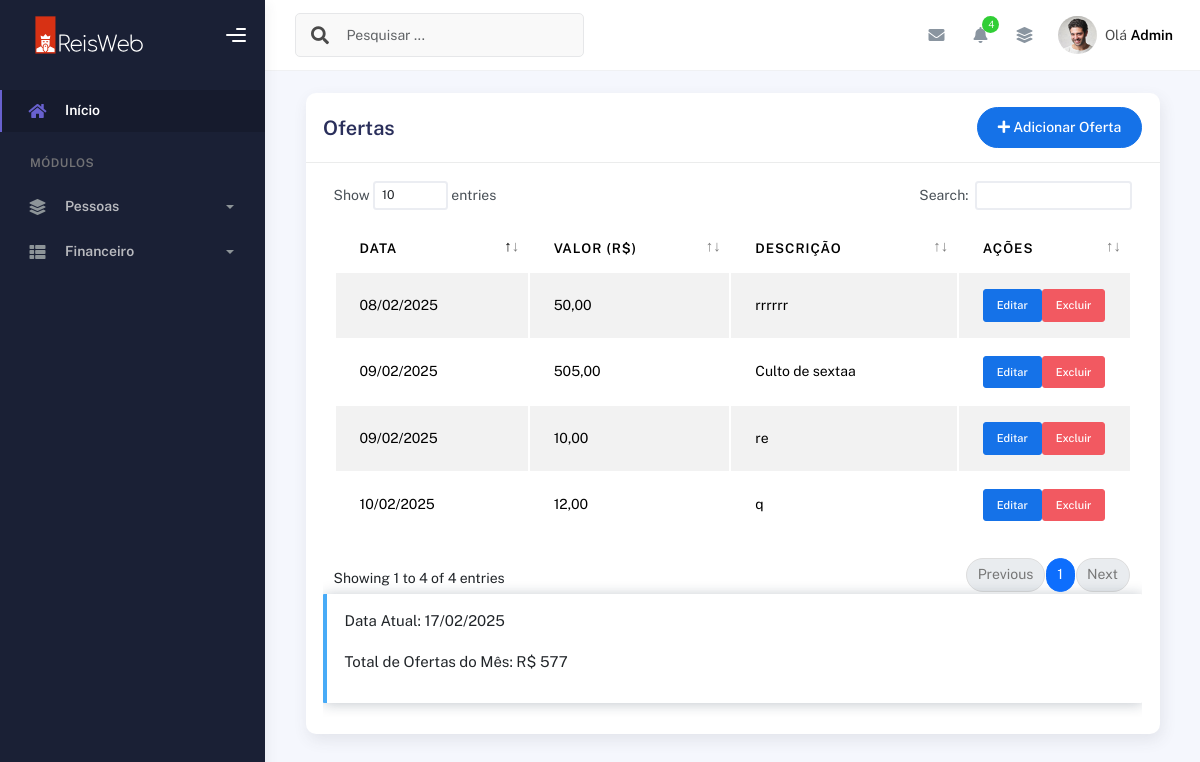
The app's page /ofertas/ (signed in), older data.
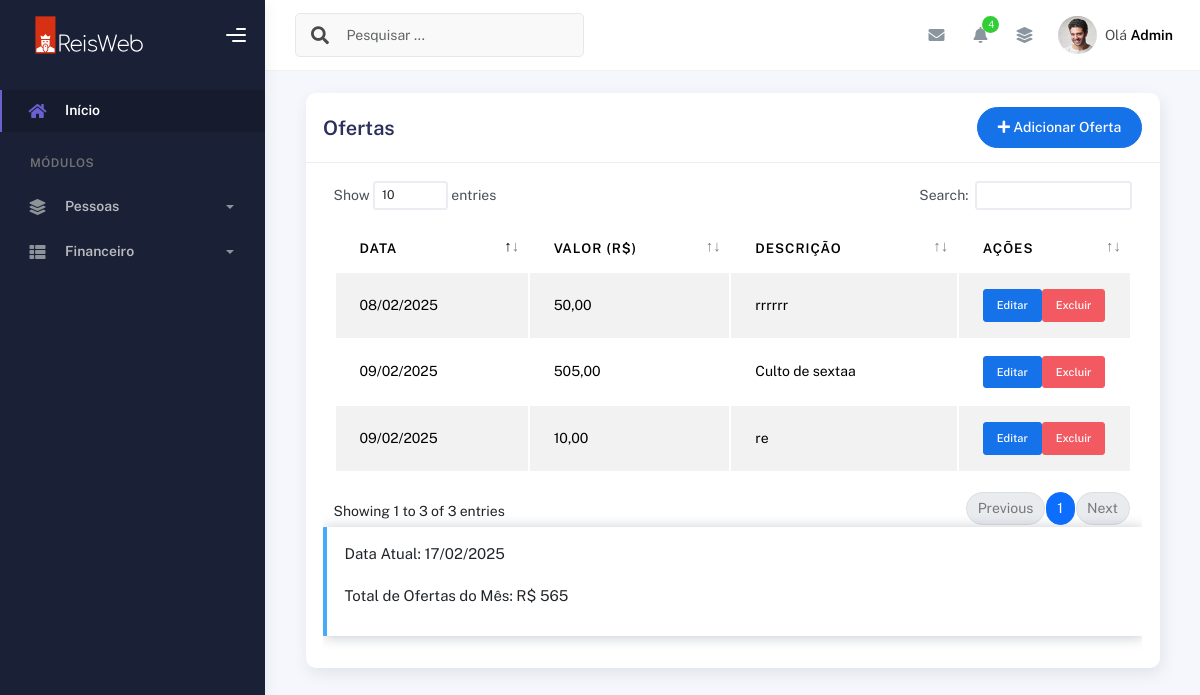
The same page, newer data.
### plataformaofertas/models.py (models this page shows, shortened)
class Oferta(models.Model):
    pastor = models.ForeignKey(User, on_delete=models.CASCADE)
    data_oferta = models.DateField()
    valor = models.DecimalField(max_digits=10, decimal_places=2)
    descricao = models.CharField(max_length=255, default="Oferta Diversa")  # Atualizado para "descrição"

### plataformaofertas/views.py (the view, shortened to what this page needs)
# urls.py: path("ofertas/", views.ofertas, name="ofertas"),
@login_required(login_url='/usuarios/login')
def ofertas(request):
    data_atual = datetime.now().strftime("%d/%m/%Y")
    mes_atual = datetime.now().month
    ano_atual = datetime.now().year
    ofertas = Oferta.objects.filter(
        pastor=request.user,
        data_oferta__month=mes_atual,
        data_oferta__year=ano_atual
    )
    total_ofertas = ofertas.aggregate(total=Sum('valor'))['total'] or 0
    return render(request, "ofertas.html", {
        "ofertas": ofertas,
        "total_ofertas": total_ofertas,
        "data_atual": data_atual
    })

### plataformaofertas/templates/ofertas.html (shortened to what this page needs)
{% extends "bases/base_plataformaigreja.html" %}
{% load static %}
{% block 'conteudo' %}
  <div class="container">
    <div class="page-inner">
      <div class="col-md-12">
        <div class="card">
          <div class="card-header">
            <div class="d-flex align-items-center">
              <h4 class="card-title">Ofertas</h4>
                <button
                  class="btn btn-primary btn-round ms-auto"
                  data-bs-toggle="modal"
                  data-bs-target="#modalOferta"
                >
                  <i class="fa fa-plus"></i>
                  Adicionar Oferta
                </button>
            </div>
          </div>
        <div class="card-body">
                    <div class="table-responsive">
                      <table
                        id="add-row"
                        class="display table table-striped table-hover"
                      >
                        <thead>
                          <tr>
                            <th>Data</th>
                            <th>Valor (R$)</th>
                            <th>Descrição</th>
                            <th style="width: 10%">Ações</th>
                          </tr>
                        </thead>
                        <tbody>
                          {% for oferta in ofertas %}
                            <tr>
                                <td>{{ oferta.data_oferta|date:"d/m/Y" }}</td>
                                <td>{{ oferta.valor }}</td>
                                <td>{{ oferta.descricao }}</td>
                            <td>
                                <div class="form-button-action">
                                  <form action="" method="POST" style="display:inline;">
                                  <a href="{% url 'editar_oferta' oferta.id %}">
                                  <button
                                    type="button"
                                    title="Editar"
                                    class="btn btn-primary btn-sm editar-dizimo"
                                    data-original-title="Edit Task"
                                  >
                                    Editar
                                  </button>
                                </a>
                              </form>
                                  <form action="{% url 'excluir_oferta' oferta.id %}" method="POST" style="display:inline;">
                                    <button
                                      type="submit"
                                      class="btn btn-danger btn-sm"
                                      onclick="return confirm('Tem certeza que deseja excluir esta oferta?')">
                                      Excluir
                                    </button>
                                  </form>
                                </div>
                              </td>
                            </tr>
                          {% endfor %}
                        </tbody>
                      </table>
                      <div class="alert alert-info">
                        <p>Data Atual: {{ data_atual }}</p>
                        <p>Total de Ofertas do Mês: R$ {{ total_ofertas }}</p>
                      </div>
                    </div>
                  </div>
                </div>
              </div>
            </div>
          </div>
        </div>
      </div>
    </div>
{% endblock %}

### templates/bases/base_plataformaigreja.html (shortened to what this page needs)
{% extends "bases/base.html" %}
{% load static %}

### templates/bases/base.html (shortened to what this page needs)
{% load static %}
<!DOCTYPE html>
<html lang="pt-BR">
  <head>
    <link href="{% static 'geral/assets/css/bootstrap.min.css' %}" rel="stylesheet">
    <link href="{% static 'geral/assets/css/plugins.min.css' %}" rel="stylesheet">
    <link href="{% static 'geral/assets/css/kaiadmin.min.css' %}" rel="stylesheet">
    <link href="{% static 'geral/assets/css/demo.css' %}" rel="stylesheet">
  </head>
  <body>
    <div class="wrapper">
      {% if user.is_authenticated %}
        <div class="sidebar" data-background-color="dark">
          <div class="sidebar-logo">
            <div class="logo-header" data-background-color="dark">
              <a href="#" class="logo">
                <img
                  src="{% static 'geral/assets/img/kaiadmin/logorw.svg'%}"
                  alt="navbar brand"
                  class="navbar-brand"
                  height="40"
                />
              </a>
              <div class="nav-toggle">
                <button class="btn btn-toggle toggle-sidebar">
                  <i class="gg-menu-right"></i>
                </button>
              </div>
            </div>
          </div>
          <div class="sidebar-wrapper scrollbar scrollbar-inner">
            <div class="sidebar-content">
              <ul class="nav nav-secondary">
                <li class="nav-item active">
                  <a
                    data-bs-toggle="collapse"
                    href="#"
                    class="collapsed"
                    aria-expanded="false"
                  >
                    <i class="fas fa-home"></i>
                    <p>Início</p>
                  </a>
                </li>
                <li class="nav-section">
                  <h4 class="text-section">Módulos</h4>
                </li>
                <li class="nav-item">
                  <a data-bs-toggle="collapse" href="#base">
                    <i class="fas fa-layer-group"></i>
                    <p>Pessoas</p>
                    <span class="caret"></span>
                  </a>
                </li>
                <li class="nav-item">
                  <a data-bs-toggle="collapse" href="#sidebarLayouts">
                    <i class="fas fa-th-list"></i>
                    <p>Financeiro</p>
                    <span class="caret"></span>
                  </a>
                </li>
              </ul>
            </div>
          </div>
        </div>
        <div class="main-panel">
          <div class="main-header">
            <nav
              class="navbar navbar-header navbar-header-transparent navbar-expand-lg border-bottom"
            >
              <div class="container-fluid">
                <nav
                  class="navbar navbar-header-left navbar-expand-lg navbar-form nav-search p-0 d-none d-lg-flex"
                >
                  <div class="input-group">
                    <div class="input-group-prepend">
                      <button type="submit" class="btn btn-search pe-1">
                        <i class="fa fa-search search-icon"></i>
                      </button>
                    </div>
                    <input
                      type="text"
                      placeholder="Pesquisar ..."
                      class="form-control"
                    />
                  </div>
                </nav>
                <ul class="navbar-nav topbar-nav ms-md-auto align-items-center">
                  <li class="nav-item topbar-icon dropdown hidden-caret">
                    <a
                      class="nav-link dropdown-toggle"
                      href="#"
                      id="messageDropdown"
                      role="button"
                      data-bs-toggle="dropdown"
                      aria-haspopup="true"
                      aria-expanded="false"
                    >
                      <i class="fa fa-envelope"></i>
                    </a>
                  </li>
                  <li class="nav-item topbar-icon dropdown hidden-caret">
                    <a
                      class="nav-link dropdown-toggle"
                      href="#"
                      id="notifDropdown"
                      role="button"
                      data-bs-toggle="dropdown"
                      aria-haspopup="true"
                      aria-expanded="false"
                    >
                      <i class="fa fa-bell"></i>
                      <span class="notification">4</span>
                    </a>
                  </li>
                  <li class="nav-item topbar-icon dropdown hidden-caret">
                    <a
                      class="nav-link"
                      data-bs-toggle="dropdown"
                      href="#"
                      aria-expanded="false"
                    >
                      <i class="fas fa-layer-group"></i>
                    </a>
                  </li>
                  <li class="nav-item topbar-user dropdown hidden-caret">
                    <a
                      class="dropdown-toggle profile-pic"
                      data-bs-toggle="dropdown"
                      href="#"
                      aria-expanded="false"
                    >
                      <div class="avatar-sm">
                        <img
                          src="assets/img/profile.jpg"
                          alt="..."
                          class="avatar-img rounded-circle"
                        />
                      </div>
                      <span class="profile-username">
                        <span class="op-7">Olá</span>
                        <span class="fw-bold">Admin</span>
                      </span>
                    </a>
                  </li>
                </ul>
              </div>
            </nav>
          </div>
          <div class="container">
            {% block 'conteudo' %}
            {% endblock %}
    {% endif %}
  </body>
</html>

Row changes from the older to the newer data that the page shows:
removed Oferta: data_oferta "10/02/2025", valor "12,00", descricao "q"
Text that changed along with them:
text written by a page script: "Show entries Search: Showing 1 to 4 of 4 entries Previous 1 Next" → "Show entries Search: Showing 1 to 3 of 3 entries Previous 1 Next"
{{ total_ofertas }}: "577" → "565"
